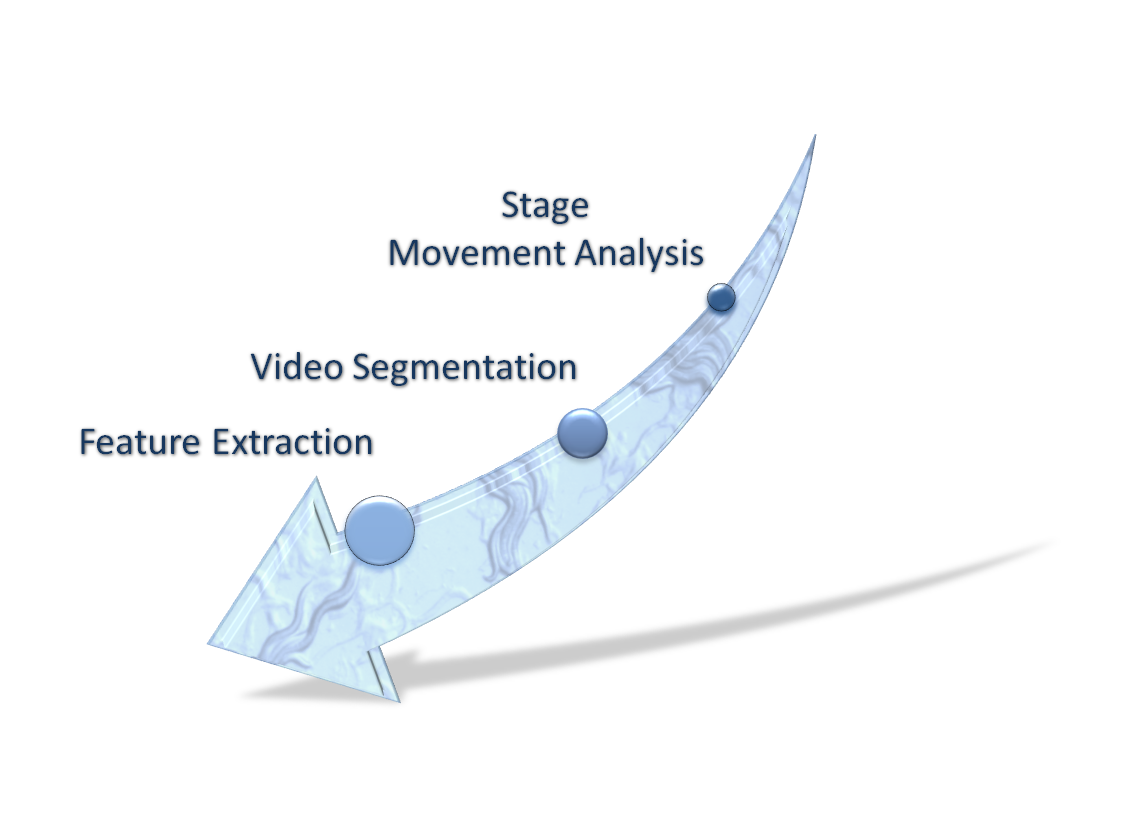
%> input picture GUI/arrow1.png, 1127 x 817 px
$ octave --eval "result = otsuImg(imread('../GUI/arrow1.png'));"   (GNU Octave 9; MATLAB toolbox functions it lacks are replaced by stand-ins)
%> lines starting %> are read from the running program, lines starting %| are printed output that depends on the picture; in (x1, y1, x2, y2) boxes, pixels count from 0 and x2, y2 are one past the last pixel; in counts of white or black regions, pixels touching at a corner belong together; the program's own positions count from 1
function [bwImg] = otsuImg(img, varargin)
%OTSUIMG Use the Otsu threshold to binarize an image.
%
%   [BWIMG] = OTSUIMG(IMG)
%
%   [BWIMG] = OTSUIMG(IMG, ISNORMALIZED)
%
%   [BWIMG] = OTSUIMG(IMG, ISNORMALIZED, STDDEV)
%
%   Input:
%       img          - the image to binarize
%       isNormalized - is the image already normalized (i.e., all pixel
%                      values are between 0 to 1, inclusive)?
%       stdDev       - the standard deviations, from the Otsu threshold's
%                      foreground mean, at which to threshold;
%                      if empty, we threshold at the Otsu threshold.
%
%   Output:
%       bwImg - the otsu-threshold, binarized image

% Should we normalize the image?
isNormalized = false;
if ~isempty(varargin)
    isNormalized = varargin{1};
end

% At how many standard deviations, from the Otsu threshold's foreground
% mean, should we threshold?
stdDev = [];
if length(varargin) > 1
    stdDev = varargin{2};
end

% Convert the image to grayscale.
if (size(img,3) == 3)
    img = rgb2gray(img);
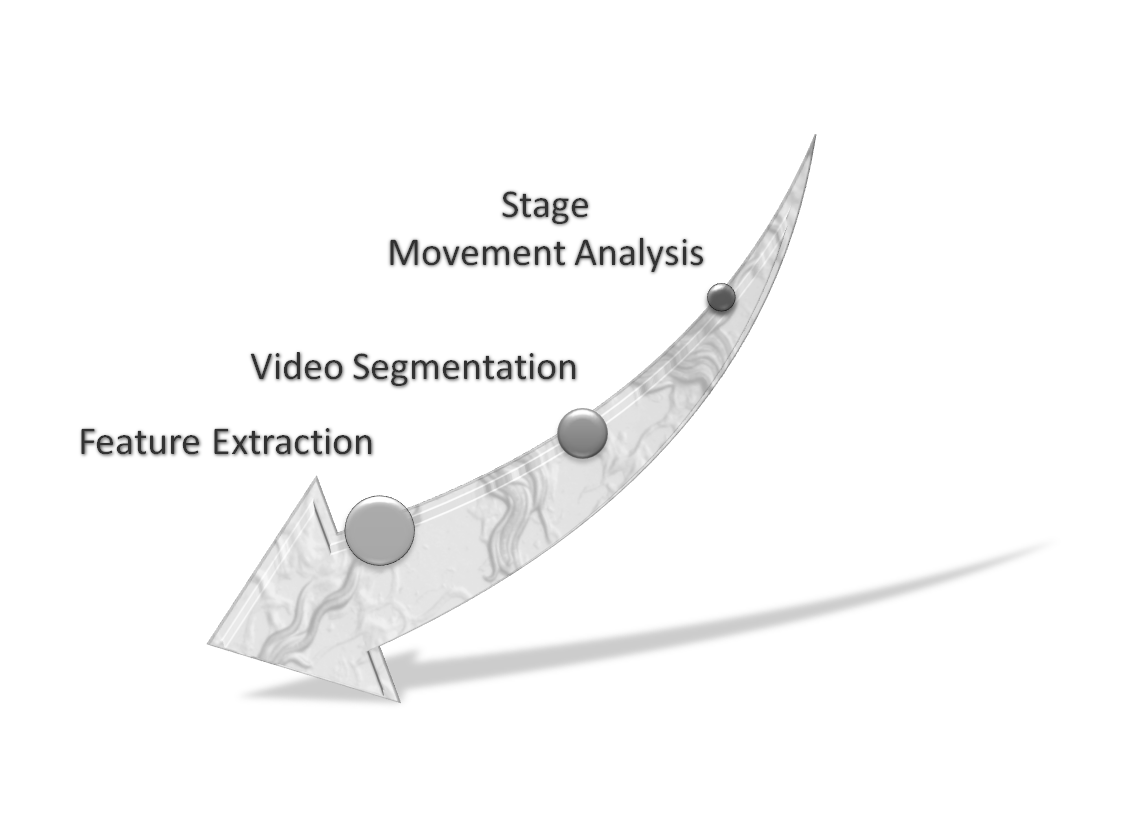
%> img: size 817x1127 uint8; min 35, max 255, mean 248.7
end

% Normalize the image.
if ~isNormalized
    img = double(img - min(min(img)));
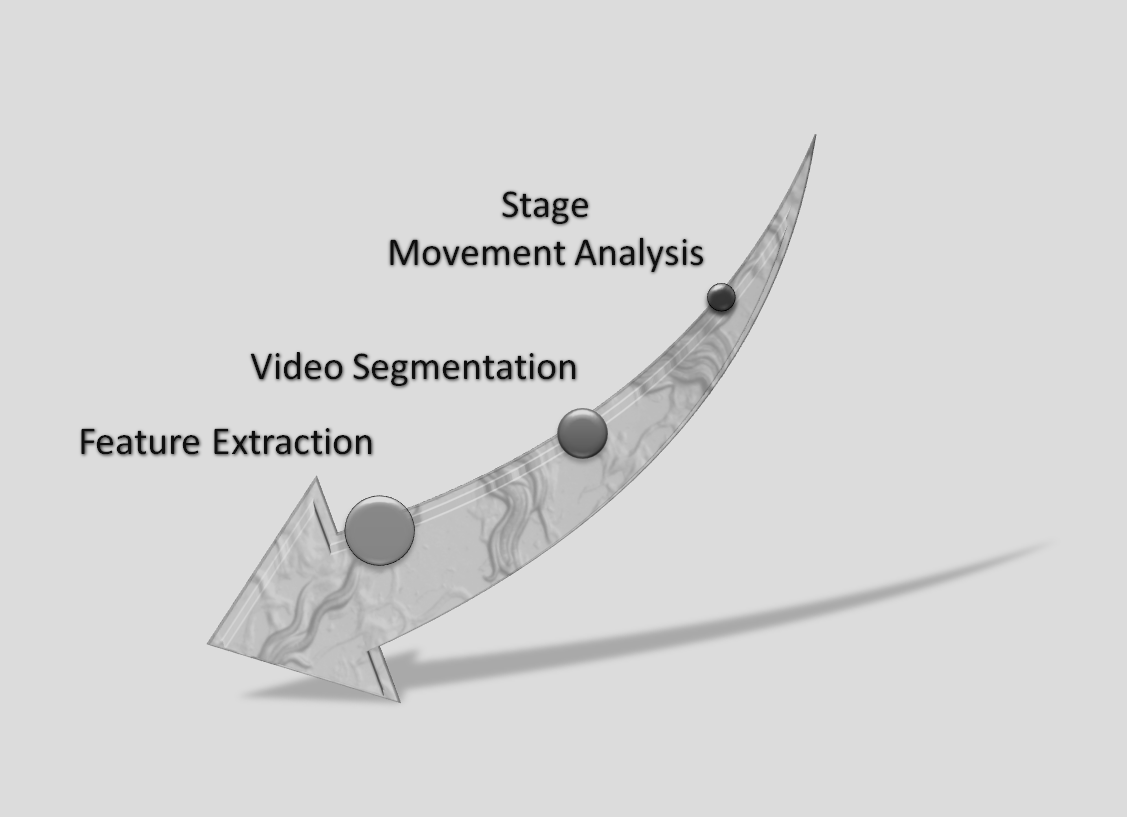
%> img: size 817x1127 double; min 0, max 220, mean 213.7
    img = img / max(max(img));
end

% Compute the Otsu threshold.
thr = graythresh(img);
%> thr = 0.722

% Adjust the threshold.
if ~isempty(stdDev)
    if isinteger(img)
        img = double(img) / 255.0;
    end
    foreground = img(img < thr);
    foreground = double(foreground(:));
    thr = mean(foreground) + stdDev * std(foreground);
end

% Binarize the image.
bwImg = im2bw(img, thr);
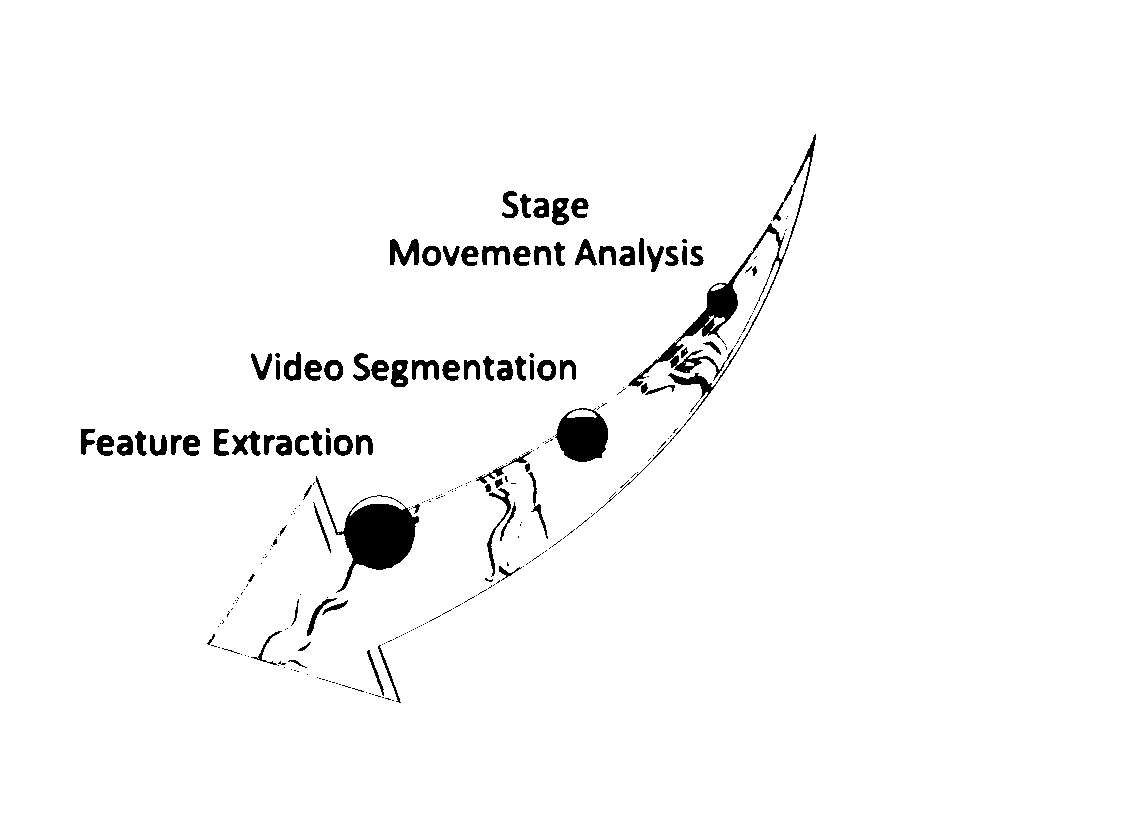
%> bwImg: size 817x1127 logical; 97.3% white; 275 black regions (190 under 20 px), largest, box (x1, y1, x2, y2) and area: (316, 476, 419, 593) 4134, (618, 134, 816, 494) 3865, (555, 408, 608, 462) 2021
end
